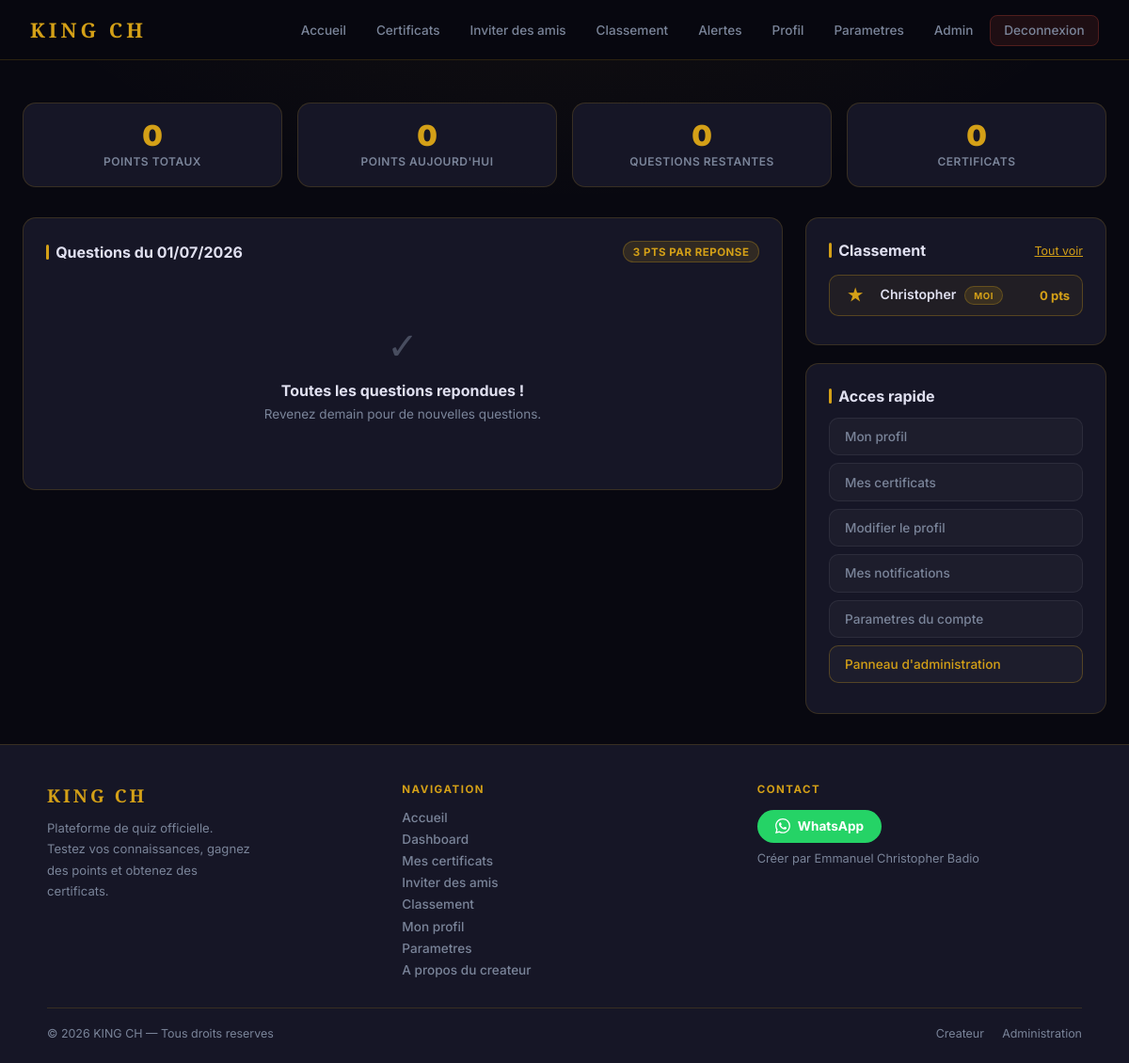
The page /dashboard/ (signed in) on the database its author committed.
### quiz/models.py (models this page shows, shortened)
class UserProfile(models.Model):
    user           = models.OneToOneField(User, on_delete=models.CASCADE, related_name='profile')
    phone          = models.CharField(max_length=20, blank=True, verbose_name="Telephone")
    avatar         = models.ImageField(upload_to='avatars/', blank=True, null=True, verbose_name="Photo de profil")
    total_points   = models.IntegerField(default=0, verbose_name="Points totaux")
    is_blocked     = models.BooleanField(default=False, verbose_name="Compte bloque")
    blocked_reason = models.TextField(blank=True, verbose_name="Raison du blocage")
    whatsapp       = models.CharField(max_length=20, blank=True, verbose_name="WhatsApp")
    bio            = models.TextField(blank=True, verbose_name="Bio")
    created_at     = models.DateTimeField(auto_now_add=True)
    referral_code       = models.CharField(max_length=12, unique=True, blank=True, verbose_name="Code de parrainage")
    referred_by         = models.ForeignKey(
        User, on_delete=models.SET_NULL, null=True, blank=True,
        related_name='referrals', verbose_name="Parraine par"
    )
    referral_points_earned = models.IntegerField(default=0, verbose_name="Points de parrainage gagnes")
    class Meta:
        verbose_name        = "Profil utilisateur"
        verbose_name_plural = "Profils utilisateurs"

### quiz/views.py (the view)
# urls.py: path('dashboard/',                     views.dashboard_view,    name='dashboard'),
@login_required
def dashboard_view(request):
    user    = request.user
    profile, _ = UserProfile.objects.get_or_create(user=user)
    if profile.is_blocked:
        logout(request)
        messages.error(request, "Votre compte a ete bloque. Contactez l'administrateur.")
        return redirect('login')
    today        = datetime.date.today()
    today_qs     = DailyQuestion.objects.filter(date=today, is_active=True)
    answered_ids = UserAnswer.objects.filter(user=user).values_list('question_id', flat=True)
    pending_qs   = today_qs.exclude(id__in=answered_ids)
    answered_today = today_qs.filter(id__in=answered_ids)
    points_today = UserAnswer.objects.filter(
        user=user, question__date=today
    ).aggregate(total=Sum('points_earned'))['total'] or 0
    certificates  = Certificate.objects.filter(user=user).order_by('-issued_at')
    notifications = Notification.objects.filter(user=user, is_read=False)[:5]
    leaderboard   = UserProfile.objects.filter(is_blocked=False).order_by('-total_points')[:10]
    my_referrals  = Referral.objects.filter(referrer=user).count()
    return render(request, 'quiz/dashboard.html', {
        'profile':          profile,
        'today_questions':  today_qs,
        'pending_questions':pending_qs,
        'answered_today':   answered_today,
        'points_today':     points_today,
        'certificates':     certificates,
        'notifications':    notifications,
        'leaderboard':      leaderboard,
        'today':            today,
        'my_referrals':     my_referrals,
    })

### quiz/context_processors.py (called while the page is built)
def global_context(request):
    ctx = {'whatsapp_number': '50938000000', 'unread_count': 0}
    if request.user.is_authenticated:
        try:
            ctx['unread_count'] = Notification.objects.filter(
                user=request.user, is_read=False
            ).count()
        except Exception:
            ctx['unread_count'] = 0
    return ctx

### templates/quiz/dashboard.html (shortened to what this page needs)
{% extends 'quiz/base.html' %}
{% block content %}
<div class="stats-strip">
  <div class="stat-box">
    <div class="stat-box-val">{{ profile.total_points }}</div>
    <div class="stat-box-lbl">Points totaux</div>
  </div>
  <div class="stat-box">
    <div class="stat-box-val">{{ points_today }}</div>
    <div class="stat-box-lbl">Points aujourd'hui</div>
  </div>
  <div class="stat-box">
    <div class="stat-box-val">{{ pending_questions.count }}</div>
    <div class="stat-box-lbl">Questions restantes</div>
  </div>
  <div class="stat-box">
    <div class="stat-box-val">{{ certificates.count }}</div>
    <div class="stat-box-lbl">Certificats</div>
  </div>
</div>
<div class="dash-grid">
  <div>
    <div class="card">
      <div class="sec-hd">
        <div class="sec-title">Questions du {{ today|date:"d/m/Y" }}</div>
        <span class="badge badge-gold">3 pts par reponse</span>
      </div>
      {% if pending_questions %}
        <p style="color:var(--muted); font-size:0.83rem; margin-bottom:1rem;">
          {{ pending_questions.count }} question(s) en attente de reponse.
          Choisissez une seule reponse par question (A, B, C ou D).
        </p>
        {% for q in pending_questions %}
        <div class="q-card">
          <div class="q-card-head">
            <div class="q-text">{{ q.question_text }}</div>
            <span class="q-cat">{{ q.get_category_display }}</span>
          </div>
          <div class="q-opts-preview">
            <div class="q-opt-mini">
              <span class="q-opt-letter">A</span>
              <span class="q-opt-txt">{{ q.option_a }}</span>
            </div>
            <div class="q-opt-mini">
              <span class="q-opt-letter">B</span>
              <span class="q-opt-txt">{{ q.option_b }}</span>
            </div>
            <div class="q-opt-mini">
              <span class="q-opt-letter">C</span>
              <span class="q-opt-txt">{{ q.option_c }}</span>
            </div>
            <div class="q-opt-mini">
              <span class="q-opt-letter">D</span>
              <span class="q-opt-txt">{{ q.option_d }}</span>
            </div>
          </div>
          <div class="q-card-foot">
            <span class="q-pts-lbl">Valeur : <span class="q-pts-val">{{ q.points }} pts</span></span>
            <a href="{% url 'quiz' q.id %}" class="btn btn-gold btn-answer">Repondre</a>
          </div>
        </div>
        {% endfor %}
      {% else %}
        <div class="empty-state">
          <span class="empty-icon">&#10003;</span>
          <div class="empty-title">Toutes les questions repondues !</div>
          <div class="empty-sub">Revenez demain pour de nouvelles questions.</div>
        </div>
      {% endif %}
    </div>
  </div>
  <div>
    <div class="card" style="margin-bottom:1.2rem;">
      <div class="sec-hd">
        <div class="sec-title">Classement</div>
        <a href="{% url 'leaderboard' %}" style="font-size:0.78rem; color:var(--gold);">Tout voir</a>
      </div>
      {% for leader in leaderboard %}
      <div class="lb-row {% if leader.user == user %}me-row{% endif %}">
        <div class="lb-rank {% if forloop.counter == 1 %}r1{% elif forloop.counter == 2 %}r2{% elif forloop.counter == 3 %}r3{% endif %}">
          {% if forloop.counter <= 3 %}&#9733;{% else %}{{ forloop.counter }}{% endif %}
        </div>
        <div class="lb-name">
          <a href="{% url 'profile_detail' leader.user.username %}" style="color:var(--text); text-decoration:none;">
            {{ leader.user.first_name|default:leader.user.username }}
          </a>
          {% if leader.user == user %}
          <span class="badge badge-gold" style="font-size:0.6rem; margin-left:0.3rem;">MOI</span>
          {% endif %}
        </div>
        <div class="lb-pts">{{ leader.total_points }} pts</div>
      </div>
      {% empty %}
      <div style="text-align:center; color:var(--muted); font-size:0.85rem; padding:1rem;">
        Aucun joueur encore
      </div>
      {% endfor %}
    </div>
    <div class="card">
      <div class="sec-title" style="margin-bottom:0.8rem;">Acces rapide</div>
      <a href="{% url 'profile' %}" class="quick-link">Mon profil</a>
      <a href="{% url 'certificats' %}" class="quick-link">Mes certificats</a>
      <a href="{% url 'edit_profile' %}" class="quick-link">Modifier le profil</a>
      <a href="{% url 'notifications' %}" class="quick-link">Mes notifications</a>
      <a href="{% url 'settings' %}" class="quick-link">Parametres du compte</a>
      {% if user.is_staff %}
      <a href="/admin/" class="quick-link" style="color:var(--gold); border-color:rgba(212,160,23,.3);">
        Panneau d'administration
      </a>
      {% endif %}
    </div>
  </div>
</div>
{% endblock %}

### templates/quiz/base.html (style rules this page uses)
*, *::before, *::after { box-sizing: border-box; margin: 0; padding: 0; }
:root { --gold: #D4A017; --gold-light: #F5CC5A; --gold-dark: #A07810; --black: #080810; --dark: #0F0F1A; --dark2: #161626; --dark3: #1E1E32; --border: rgba(212,160,23,0.18); --text: #E0E0F0; --muted: #7A8499; --green: #2ecc71; --red: #e74c3c; --blue: #3498db; }
html { scroll-behavior: smooth; }
body { background: var(--black); color: var(--text); font-family: 'Inter', sans-serif; min-height: 100vh; display: flex; flex-direction: column; background-image: radial-gradient(ellipse 80% 45% at 50% -10%, rgba(212,160,23,0.06) 0%, transparent 65%); }
.card { background: var(--dark2); border: 1px solid var(--border); border-radius: 14px; padding: 1.5rem; }
.badge { display: inline-flex; align-items: center; padding: 0.22rem 0.6rem; border-radius: 20px; font-size: 0.72rem; font-weight: 700; text-transform: uppercase; letter-spacing: 0.5px; }
.badge-gold { background: rgba(212,160,23,0.14); color: var(--gold); border: 1px solid rgba(212,160,23,0.28); }

### templates/quiz/dashboard.html (style rules this page uses)
.stats-strip { display: grid; grid-template-columns: repeat(4, 1fr); gap: 1rem; margin-bottom: 2rem; }
.stat-box { background: var(--dark2); border: 1px solid var(--border); border-radius: 14px; padding: 1.2rem 1rem; text-align: center; }
.stat-box-val { font-size: 1.9rem; font-weight: 900; color: var(--gold); line-height: 1; margin-bottom: 0.3rem; }
.stat-box-lbl { font-size: 0.75rem; color: var(--muted); font-weight: 600; text-transform: uppercase; letter-spacing: 0.5px; }
.dash-grid { display: grid; grid-template-columns: 1fr 320px; gap: 1.5rem; align-items: start; }
.sec-hd { display: flex; align-items: center; justify-content: space-between; margin-bottom: 1rem; }
.sec-title { font-size: 1rem; font-weight: 700; display: flex; align-items: center; gap: 0.45rem; }
.sec-title::before { content: ''; display: block; width: 3px; height: 16px; background: var(--gold); border-radius: 2px; }
.empty-state { text-align: center; padding: 3rem 1rem; color: var(--muted); }
.empty-icon { font-size: 2.5rem; margin-bottom: 0.8rem; display: block; opacity: .5; }
.empty-title { font-size: 1rem; font-weight: 700; color: var(--text); margin-bottom: 0.4rem; }
.empty-sub { font-size: 0.85rem; }
.lb-row { display: flex; align-items: center; gap: 0.8rem; padding: 0.65rem 0.8rem; border-radius: 10px; margin-bottom: 0.4rem; background: rgba(255,255,255,.02); border: 1px solid transparent; transition: background .15s; }
.lb-row.me-row { border-color: rgba(212,160,23,.3); background: rgba(212,160,23,.06); }
.lb-rank { min-width: 28px; text-align: center; font-weight: 800; font-size: 0.9rem; color: var(--muted); }
.lb-rank.r1 { color: var(--gold); font-size: 1rem; }
.lb-name { flex: 1; font-size: 0.88rem; font-weight: 600; color: var(--text); }
.lb-pts { font-size: 0.82rem; font-weight: 700; color: var(--gold); white-space: nowrap; }
.quick-link { display: flex; align-items: center; gap: 0.7rem; padding: 0.7rem 1rem; background: rgba(255,255,255,.03); border: 1px solid rgba(255,255,255,.07); border-radius: 10px; color: var(--muted); font-size: 0.85rem; font-weight: 500; text-decoration: none; transition: all .18s; margin-bottom: 0.5rem; }

### rows shown on the page
UserProfile: total_points "0", user.first_name "Christopher", shows "MOI"

### other values the page prints
{{ points_today }} "0"
{{ pending_questions.count }} "0"
{{ certificates.count }} "0"
